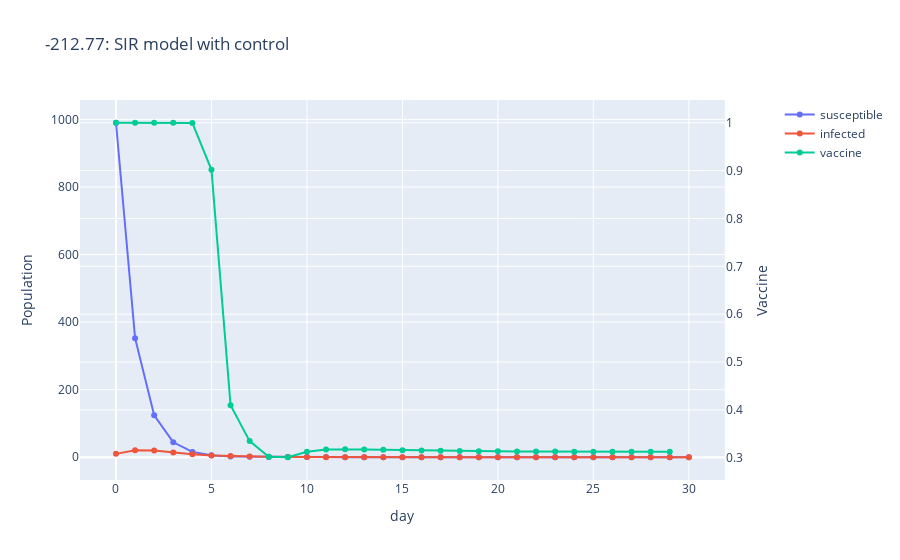

Write notebook code for a chart like this one.
### Markdown cell above
# DDPG

### Code cell
env = SirEnvironment()
check_env(env)
model = DDPG("MlpPolicy", env, verbose=0, tensorboard_log="./ddpg_sir_tensorboard/")
model.learn(total_timesteps=150)

# 3. Visualize Controlled SIR Dynamics
env = SirEnvironment()
state = env.reset()
max_t = tf
states = state
reward_sum = 0.
actions = []
for t in range(max_t):
    action, _states = model.predict(state)
    actions = np.append(actions, action[0])
    next_state, reward, done, _ = env.step(action)
    reward_sum += reward
    states = np.vstack((states, next_state))
    state = next_state

# Create figure with secondary y-axis
fig = make_subplots(specs=[[{"secondary_y": True}]])
# Add traces
fig.add_trace(
    go.Scatter(x=list(range(max_t+1)), y=states[:,0].flatten(), name="susceptible",
        mode='lines+markers'),
    secondary_y=False,
)
fig.add_trace(
    go.Scatter(x=list(range(max_t+1)), y=states[:,1].flatten(), name="infected",
        mode='lines+markers'),
    secondary_y=False,
)
fig.add_trace(
    go.Scatter(x=list(range(max_t+1)), y=actions, name="vaccine",
        mode='lines+markers'),
    secondary_y=True,
)
# Add figure title
fig.update_layout(
    title_text=f'{reward_sum:.2f}: SIR model with control'
)
# Set x-axis title
fig.update_xaxes(title_text="day")
# Set y-axes titles
fig.update_yaxes(title_text="Population", secondary_y=False)
fig.update_yaxes(title_text="Vaccine", secondary_y=True)

### Figure 1 — Plotly figure (JSON) as saved in the notebook; plotly's stock layout.template omitted (floating-point values rounded to 4 significant figures)
{"data": [{"mode": "lines+markers", "name": "susceptible", "type": "scatter", "x": [0, 1, 2, 3, 4, 5, 6, 7, 8, 9, 10, 11, 12, 13, 14, 15, 16, 17, 18, 19, 20, 21, 22, 23, 24, 25, 26, 27, 28, 29, 30], "xaxis": "x", "y": [990, 352.5, 124.3, 44.22, 15.91, 5.77, 2.322, 1.533, 1.093, 0.8069, 0.5964, 0.436, 0.3173, 0.2309, 0.1681, 0.1225, 0.08932, 0.06517, 0.04758, 0.03475, 0.0254, 0.01856, 0.01357, 0.009926, 0.00726, 0.00531, 0.003885, 0.002842, 0.002079, 0.001521, 0.001113], "yaxis": "y"}, {"mode": "lines+markers", "name": "infected", "type": "scatter", "x": [0, 1, 2, 3, 4, 5, 6, 7, 8, 9, 10, 11, 12, 13, 14, 15, 16, 17, 18, 19, 20, 21, 22, 23, 24, 25, 26, 27, 28, 29, 30], "xaxis": "x", "y": [10, 20.89, 19.63, 13.9, 8.912, 5.515, 3.37, 2.052, 1.248, 0.7583, 0.4605, 0.2796, 0.1697, 0.103, 0.0625, 0.03792, 0.023, 0.01395, 0.008465, 0.005134, 0.003114, 0.001889, 0.001146, 0.000695, 0.0004215, 0.0002557, 0.0001551, 9.406e-05, 5.705e-05, 3.46e-05, 2.099e-05], "yaxis": "y"}, {"mode": "lines+markers", "name": "vaccine", "type": "scatter", "x": [0, 1, 2, 3, 4, 5, 6, 7, 8, 9, 10, 11, 12, 13, 14, 15, 16, 17, 18, 19, 20, 21, 22, 23, 24, 25, 26, 27, 28, 29, 30], "xaxis": "x", "y": [1, 1, 1, 1, 0.9997, 0.9016, 0.4098, 0.3348, 0.3019, 0.301, 0.3126, 0.3172, 0.3176, 0.3172, 0.3165, 0.3158, 0.3151, 0.3146, 0.3141, 0.3137, 0.3134, 0.3131, 0.3129, 0.3128, 0.3127, 0.3126, 0.3125, 0.3125, 0.3125, 0.3124], "yaxis": "y2"}], "layout": {"title": {"text": "-212.77: SIR model with control"}, "xaxis": {"anchor": "y", "domain": [0, 0.94], "title": {"text": "day"}}, "yaxis": {"anchor": "x", "domain": [0, 1], "title": {"text": "Population"}}, "yaxis2": {"anchor": "x", "overlaying": "y", "side": "right", "title": {"text": "Vaccine"}}}}
